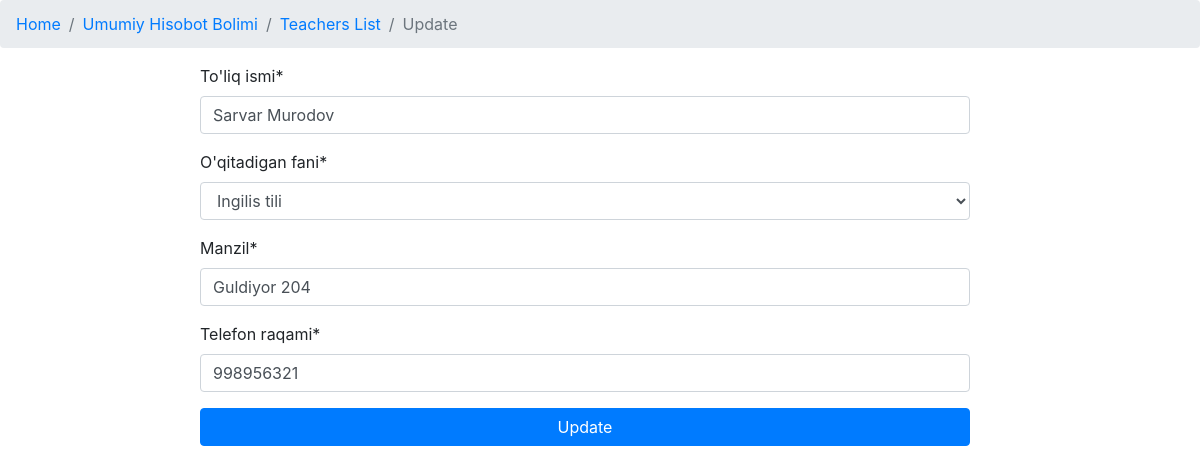
Page /profile/update/teacher/1/ (signed in) on the committed database.
### app/models.py (models this page shows, shortened)
class Teacher(models.Model):
    f_name = models.CharField(_("To'liq ismi"), max_length=100)
    subject = models.ForeignKey(Subject, verbose_name=_("O'qitadigan fani"), on_delete=models.CASCADE)
    address = models.CharField(_("Manzil"), max_length=100)
    phone_num = models.CharField(_("Telefon raqami"), max_length=9)
    registred_time = models.DateTimeField(_("royhatga olingan vaqt"), auto_now_add=True)
    """Bitta fan uchun shu oyda qancha tolanganligini ko'rsatadi"""
    """Bitta o'qituvchi qancha oylik olishligini ko'rsatadi"""
    """Hamma o'qituvchi qancha olishligini ko'rsatadi"""
    """Bitta O'qituvchida nechta o'quvchi borligini ko'rsatadi"""

### app/views.py (the view)
# urls.py: path("update/teacher/<pk>/", TeacherUpdateView.as_view(), name="UpdateTeacher"),
class TeacherUpdateView(SuccessMessageMixin, UpdateView):
    model = Teacher
    template_name = 'update/teacher_update.html'
    fields = '__all__'
    success_url = '/all/teachers/'
    success_message = 'Yangilandidi! '

### app/models.py (called while the page is built)
    def __str__(self):
        return self.name

### app/templates/update/teacher_update.html (shortened to what this page needs)
{% extends "index.html" %}
{% load crispy_forms_tags %}
{% block content %}
<nav aria-label="breadcrumb">
    <ol class="breadcrumb">
        <li class="breadcrumb-item" ><a href="{% url 'app:Home' %}">Home</a></li>
        <li class="breadcrumb-item" ><a href="{% url 'app:ReportSection' %}">Umumiy Hisobot Bolimi</a></li>
        <li class="breadcrumb-item" ><a href="{% url 'app:StudentList' %}">Teachers List</a></li>
        <li class="breadcrumb-item active" aria-current="page">Update</li>
    </ol>
</nav>
    <div class="row" style="margin-right: 15px;">
        <div class="col-md-8 m-auto">
            <form action="" method="post" class="uniForm">
                {{ form|crispy }}
                <div class="d-grid gap-2">
                    <button type="submit" class="btn-block btn btn-primary">Update</button>
                </div>
            </form>
        </div>
    </div>
{% endblock content %}

### rows in the picture
Teacher: f_name "Sarvar Murodov", subject "Ingilis tili", address "Guldiyor 204", phone_num "998956321"
